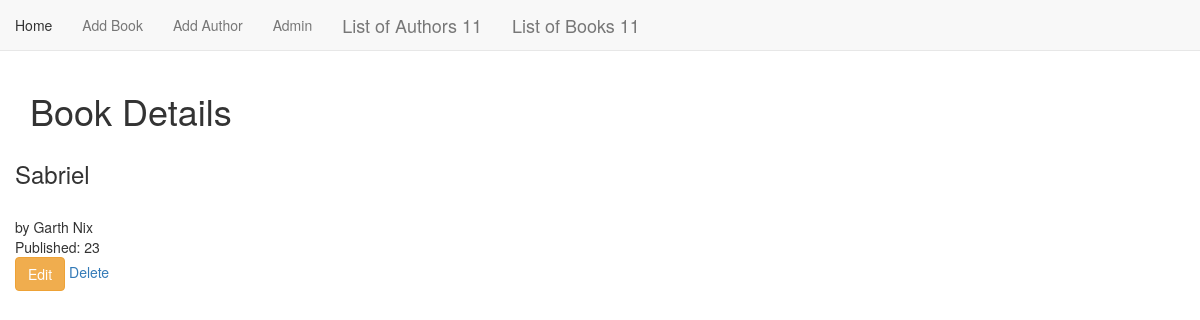
/books/53/, run on the app's committed database.
### book_app/models.py (models this page shows, shortened)
class Book(models.Model):
    title = models.CharField(max_length=255)
    year_published = models.IntegerField(null=True)
    author = models.ForeignKey(
        Author, related_name='book', on_delete=models.CASCADE)
    rating = models.FloatField(null=True)
    cover = models.TextField(blank=True)

class Author(models.Model):
    name = models.CharField(max_length=50)
    age = models.IntegerField(null=True)
    def __str__(self):
        return self.name

### book_app/views.py (the view)
# urls.py: path('books/<int:pk>/', views.BookDetailView.as_view(), name='book_detail'),
class BookDetailView(DetailView):
    model = models.Book
    template_name = 'book_app/book_detail.html'
    context_object_name="book"

### book_app/templates/book_app/book_detail.html (shortened to what this page needs)
{% extends "book_app/book_app_base.html" %}
{% block body_block %}
<h1>Book Details </h1>
<div class="row">
    <div class="col s7 col-offset-3">
        <div class="card">
            <div class="card-content">
                <span class="card-title">
                    <h3>{{ book.title }}</h3><br>by {{book.author}}<br>
                    Published: {{book.year_published}}
                </span>
            </div>
            <div class="card-action">
                <a class="btn btn-warning" href="{% url 'book_app:book_update' book.id %}">Edit</a>
                <a href="{% url 'book_app:book_delete' book.id %}">Delete</a>
            </div>
        </div>
    </div>
</div>
{% endblock %}

### data on the page
Book: title "Sabriel", author "Garth Nix", year_published "23"
